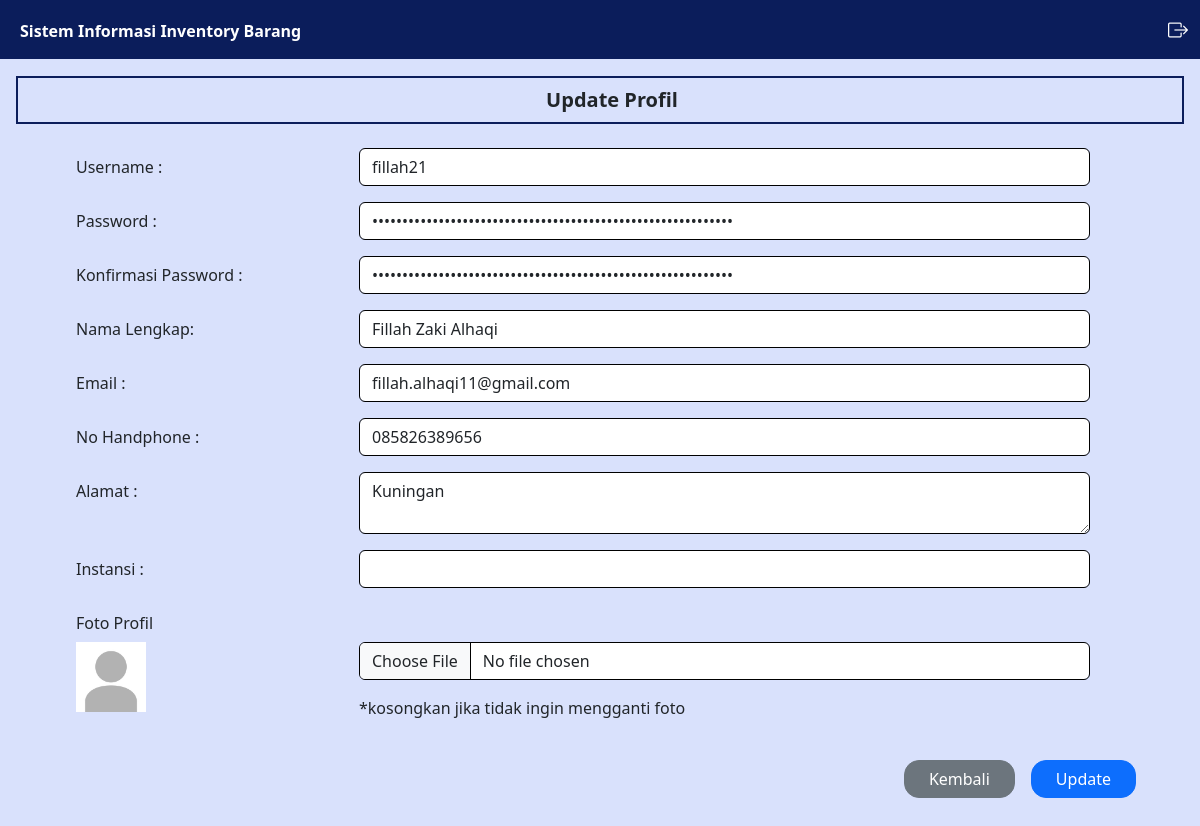
The app's page /pemasok/profil.php (signed in) with its own data.
### tables this page shows
CREATE TABLE `user` (
  `iduser` int(11) NOT NULL,
  `username` varchar(50) NOT NULL,
  `password` varchar(100) NOT NULL,
  `nama` varchar(50) NOT NULL,
  `email` varchar(50) NOT NULL,
  `telepon` varchar(50) NOT NULL,
  `alamat` text NOT NULL,
  `instansi` varchar(50) DEFAULT NULL,
  `level` varchar(10) NOT NULL,
  `foto` varchar(100) DEFAULT NULL
);

### controller/MainController.php (called while the page is built, shortened)
<?php
    $conn = mysqli_connect("localhost","root","","inventory");
    function query($query) {
        global $conn;
        $result = mysqli_query($conn, $query);
        $rows = [];
        while ($row = mysqli_fetch_assoc($result)) {
            $rows[] = $row;
        }
        return $rows;
    }
    function dekripsi($kata)
    {
        $string = base64_decode($kata);
        $key = substr($string, 0, 44);
        $enkripsi = substr($string, 44);
        $hasil = openssl_decrypt($enkripsi, 'AES-256-CBC', $key, 0, substr($key, 0, 16));
        return $hasil;
    }
    function cari_user() {
        $id = dekripsi($_COOKIE['SIIB']);
        $result = query("SELECT * FROM user WHERE iduser = '$id'");
        if(count($result) == 1) {
            $result = $result[0];
            return $result;
        } else {
            echo "<script>
                    document.location.href='../logout.php';
                  </script>";
            exit;
        }
    }
?>

### pemasok/profil.php (the view, shortened to what this page needs)
<?php
    require_once '../controller/UserController.php';
?>
<html lang="en">
<head>
    <link href="https://cdn.jsdelivr.net/npm/bootstrap@5.3.0/dist/css/bootstrap.min.css" rel="stylesheet"
>
    <link rel="stylesheet" href="https://cdn.jsdelivr.net/npm/bootstrap-icons@1.11.3/font/bootstrap-icons.min.css">
    <link rel="stylesheet" href="../style.css">
</head>
<body>
    <div class="content">
        <?php
        require_once('../navbar/navbar.php');
        ?>
        <div class="main-container m-0">
            <div class="d-flex">
                <div class="contents px-3 py-3">
                    <div class="box1">
                        <h5 class="text-dark text-center mb-0 ms-4 fw-bold">
                            Update Profil
                        </h5>
                    </div>
                    <form method="post" action="" enctype="multipart/form-data">
                        <div class="mb-3 mt-4 row ms-5">
                            <label for="username" class="col-sm-3 me-0 col-form-label">Username :</label>
                            <div class="col-sm-8">
                                <input type="text" class="form-control <?= isset($errors['username']) ? 'is-invalid' : ''; ?>" id="username" name="username" value="<?= isset($_POST['username']) ? $_POST['username'] : $user['username']; ?>">
                            </div>
                        </div>
                        <div class="mb-3 mt-3 row ms-5">
                            <label for="password" class="col-sm-3 me-0 col-form-label">Password :</label>
                            <div class="col-sm-8">
                                <input type="password" class="form-control <?= isset($errors['password']) ? 'is-invalid' : ''; ?>" id="password" name="password" value="<?= isset($_POST['password']) ? '' : $user['password']; ?>">
                            </div>
                        </div>
                        <div class="mb-3 mt-3 row ms-5">
                            <label for="password2" class="col-sm-3 me-0 col-form-label">Konfirmasi Password :</label>
                            <div class="col-sm-8">
                                <input type="password" class="form-control " id="password2" name="password2" value="<?= isset($_POST['password']) ? '' : $user['password']; ?>">
                            </div>
                        </div>
                        <div class="mb-3 mt-3 row ms-5">
                            <label for="nama" class="col-sm-3 me-0 col-form-label">Nama Lengkap:</label>
                            <div class="col-sm-8">
                                <input type="text" class="form-control <?= isset($errors['nama']) ? 'is-invalid' : ''; ?>" id="nama" name="nama" value="<?= isset($_POST['nama']) ? $_POST['nama'] : $user['nama']; ?>">
                            </div>
                        </div>
                        <div class="mb-3 mt-3 row ms-5">
                            <label for="email" class="col-sm-3 me-0 col-form-label">Email :</label>
                            <div class="col-sm-8">
                                <input type="email" class="form-control <?= isset($errors['email']) ? 'is-invalid' : ''; ?>" id="email" name="email" value="<?= isset($_POST['email']) ? $_POST['email'] : $user['email']; ?>">
                            </div>
                        </div>
                        <div class="mb-3 mt-3 row ms-5">
                            <label for="telepon" class="col-sm-3 me-0 col-form-label">No Handphone :</label>
                            <div class="col-sm-8">
                                <input type="text" class="form-control <?= isset($errors['telepon']) ? 'is-invalid' : ''; ?>" id="telepon" name="telepon" value="<?= isset($_POST['telepon']) ? $_POST['telepon'] : $user['telepon']; ?>">
                            </div>
                        </div>
                        <div class="mb-3 mt-3 row ms-5">
                            <label for="alamat" class="col-sm-3 me-0 col-form-label">Alamat :</label>
                            <div class="col-sm-8">
                                <textarea <?= isset($errors['alamat']) ? '' : 'style="border: 1px solid black;"'; ?> class="form-control <?= isset($errors['alamat']) ? 'is-invalid' : ''; ?>" id="alamat" name="alamat" rows="2"><?= isset($_POST['alamat']) ? $_POST['alamat'] : $user['alamat']; ?></textarea>
                            </div>
                        </div>
                        <div class="mb-3 mt-3 row ms-5">
                            <label for="instansi" class="col-sm-3 me-0 col-form-label">Instansi :</label>
                            <div class="col-sm-8">
                                <input type="text" class="form-control <?= isset($errors['instansi']) ? 'is-invalid' : ''; ?>" id="instansi" name="instansi" value="<?= isset($_POST['instansi']) ? $_POST['instansi'] : $user['instansi']; ?>">
                            </div>
                        </div>
                        <div class="mb-4 mt-2 row ms-5">
                            <label for="foto" class="col-form-label">Foto Profil</label>
                            <div class="col-sm-3">
                                <img src="../img/profil/<?= $user['foto']; ?>" class="img-preview" style="width: 70px;">
                            </div>
                            <div class="col-sm-8">
                                <div class="input-group mb-3">
                                    <input type="file" class="form-control <?= isset($errors['foto']) ? 'is-invalid' : ''; ?>" <?= isset($errors['foto']) ? '' : 'style="border: 1px solid black;"'; ?> id="foto" name="foto" onchange="previewImg()">
                                </div>
                                <label for="foto" class="foto">*kosongkan jika tidak ingin mengganti foto</label>
                            </div>
                        </div>
                        <div class="d-flex justify-content-end me-5">
                            <a class="btn btn-secondary mt-3 px-4 me-3" style="border-radius: 15px;"
                                href="index.php">Kembali</a>
                            <button type="submit" class="btn btn-primary mt-3 px-4"
                                style="border-radius: 15px;" name="submit">Update</button>
                        </div>
                    </form>
                </div>
            </div>
        </div>
    </div>
</body>
</html>

### style.css (style rules this page uses)
body { background: #d9e1fc; margin: 0; padding: 0; border: 0; }
.content { min-height: 100vh; width: 100%; }
.contents { width: 100%; margin-top: 60px; }
.box1 { border: #0b1d5b solid 2px; padding: 10px; }
.contents input { border-color: black; }

### records on screen
user: username "fillah21", nama "Fillah Zaki Alhaqi", email "fillah.alhaqi11@gmail.com", telepon "085826389656", alamat "Kuningan", foto (placeholder picture)
